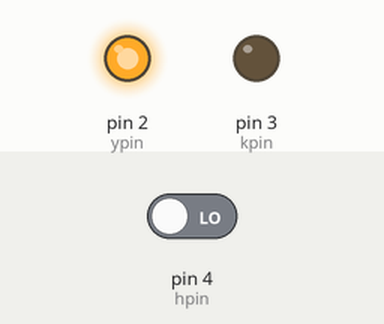
A sketch run on a simulated Arduino Uno, built with avr-gcc and run on an emulated ATmega328P. On the bench: output pins drawn as LEDs (lit = HIGH). Inputs (shaded band) come from the test bench; at power-on: pin 4 (hpin) LOW.

Above: at 1.2 s.
1.3 s: pin 4 (hpin) driven HIGH
At 2.0 s:
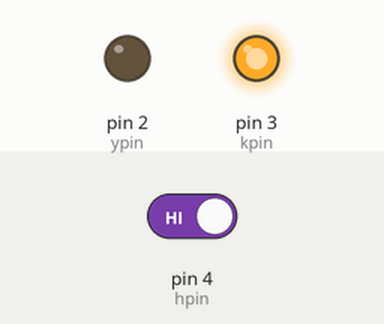
2.8 s: pin 4 (hpin) driven LOW
At 3.1 s:
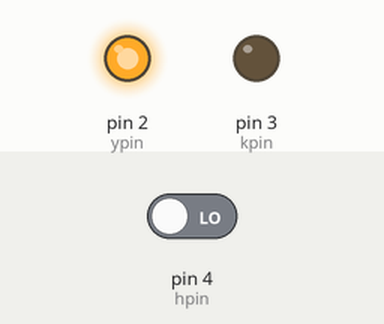
Timing chart, 0 to 5.8 s (numbered marks = the images above; inputs shaded):
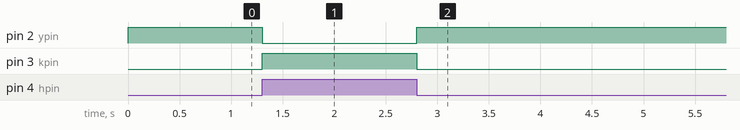

The sketch:

Code.ino
```cpp
int hpin = 4; // Hareket sensörü pini.
int kpin = 3; // Kırmızı led.
int ypin = 2; // Yeşil led pin.
int hareket;
void setup()
{
  pinMode(hpin, INPUT);
  pinMode(kpin, OUTPUT);
  pinMode(ypin, OUTPUT);
}

void loop()
{
  hareket = digitalRead(hpin);
  if (hareket == 1)
    {
      digitalWrite(kpin, 1);
      digitalWrite(ypin, 0);
    }
    else
    {
      digitalWrite(kpin, 0);
      digitalWrite(ypin, 1);
    }
}
```

Measured:
- after the input at 1.3 s, pin 2 (ypin): HIGH → LOW at once; pin 3 (kpin): LOW → HIGH at once
- after the input at 2.8 s, pin 2 (ypin): LOW → HIGH at once; pin 3 (kpin): HIGH → LOW at once
